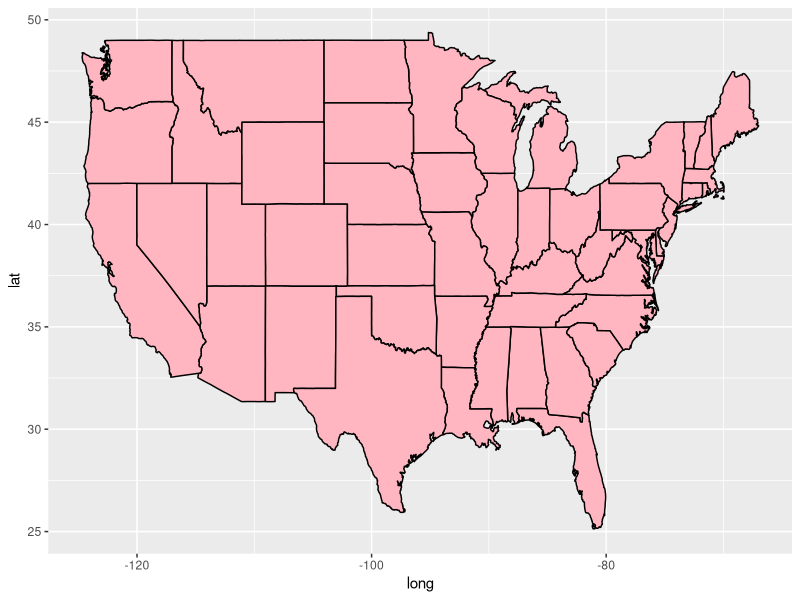
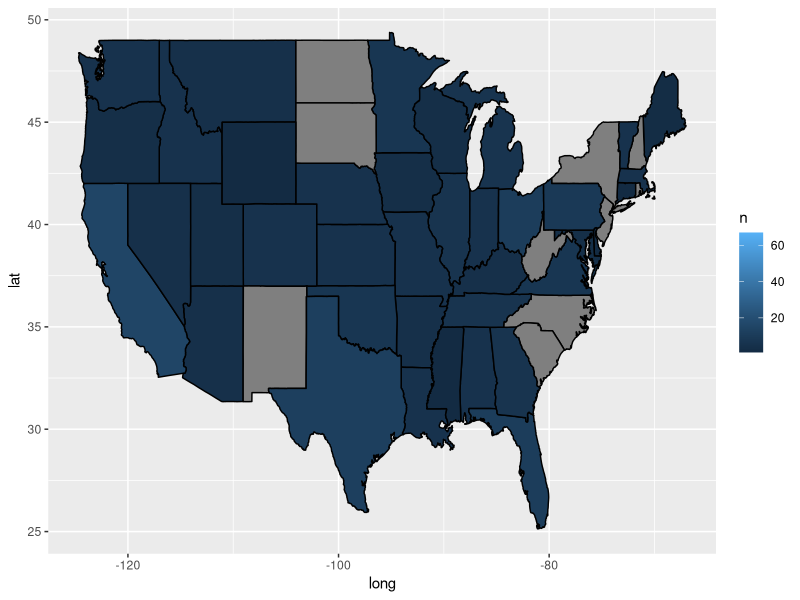

R code for these plots, in order: (Note: this script raises an error after producing the figures.)
## ---- chunk 1
#| label: latitude and longitude data generation

# raw_contour <- read_delim(
#   "data/FM_service_contour_current.txt",
#   delim = "|"
# )
# 
# conv_contour <- raw_contour |>
#   select(-last_col()) |>
#   set_names(nm = c(
#     "application_id", "service", "lms_application_id", "dts_site_number", "transmitter_site",
#     glue::glue("deg_{0:360}")
#   ))

# lng_contour <- conv_contour |>
#   separate(
#     transmitter_site, 
#     into = c("site_lat", "site_long"), 
#     sep = " ,") |>
#   pivot_longer(
#     names_to = "angle",
#     values_to = "values",
#     cols = deg_0:deg_360
#   ) |>
#   mutate(
#     angle = str_remove(angle, "deg_"),
#     angle = as.integer(angle)
#   ) |>
#   separate(
#     values,
#     into = c("deg_lat", "deg_lng"),
#     sep = " ,"
#   )

# site_lat_long <- lng_contour %>% 
#   select(application_id, service, lms_application_id, site_lat, site_long)
# 
# site_lat_long <- unique(site_lat_long)
# 
# write_csv(site_lat_long, "data/site_lat_long.csv")

## ---- chunk 2
#| label:  creating new genre column

library(tidyverse)

state_stations <- read_csv(file = 'data/state_stations.csv')
coords <- read_csv(file = 'data/site_lat_long.csv')
station_info <- read_csv(file='data/station_info.csv')

Genre_Lists <- list(

   c('Religious', 'Christian', 'Gospel', 'Religion', 'Catholic', 'worship'),
   c('Urban', 'R&B', 'Blues', 'Rhythmic','Rhythym and Blues','Hip Hop', 'mainstream urban', 'Urban adult contemporary', 'Urban contemporary'),
      c('Pop', 'Contemporary Hit', 'adult contemporary', 'Top 40 (CHR)', 'Hot AC', 'CHR'),
  c( 'Rock', 'Alternative','Indie'),
  
  c('Country','Southern', 'Bluegrass'),
  
  c('News', 'News/Talk', 'Talk'))

tmpstr <- Reduce(function(s, lst) gsub(paste0("(", paste(lst, collapse = "|"), ")"), lst[1], s, ignore.case = TRUE),
                 Genre_Lists, init = state_stations$format)
tmpGenres <- regmatches(tmpstr,
                        gregexpr(paste0("(", paste0(sapply(Genre_Lists, `[[`, 1), collapse = "|"), ")"),
                                 tmpstr, ignore.case = TRUE))
tmpGenres <- replace(tmpGenres, sapply(tmpGenres, Negate(length)), NA_character_)
tmpGenres <- sapply(tmpGenres, tail, n = 1)
tmpGenres[ is.na(tmpGenres) ] <- "Not Found"
state_stations$Genre <- tmpGenres

state_stations%>%
  group_by(Genre)%>%
  summarise(n())
## ---- chunk 3
#| label: joining all DFs together

new <-state_stations |> dplyr::right_join(station_info, by = c("call_sign"))
new %>%
  group_by(state)%>%
  summarise(n())
## ---- chunk 4
#| label: US choropleth map

library(maps)

us_states <- map_data("state")

ggplot() +
  geom_polygon(data = us_states,
               aes(x = long, y = lat, group = group),
               color = "black", fill = "lightpink")

number_stations <- new %>%
  group_by(state, Genre) %>%
  summarise(n = n())

number_stations <- drop_na(number_stations)
number_stations$state <- tolower(number_stations$state)

merged_stations <- full_join(us_states, number_stations, 
                             by = c("region" = "state"))

ggplot() +
  geom_polygon(data = merged_stations, 
               aes(x = long, y = lat, group = group, fill = n), 
               color = "black") 
  facet_wrap(~ Genre) +
    theme_none()



## ---- chunk 5
map <- map_data("county")
nc <- subset(map, region =="north carolina")

ggplot(data = nc) + 
  geom_polygon(aes(x = long, y = lat, group = group), 
               color = "black", fill = "blue")
